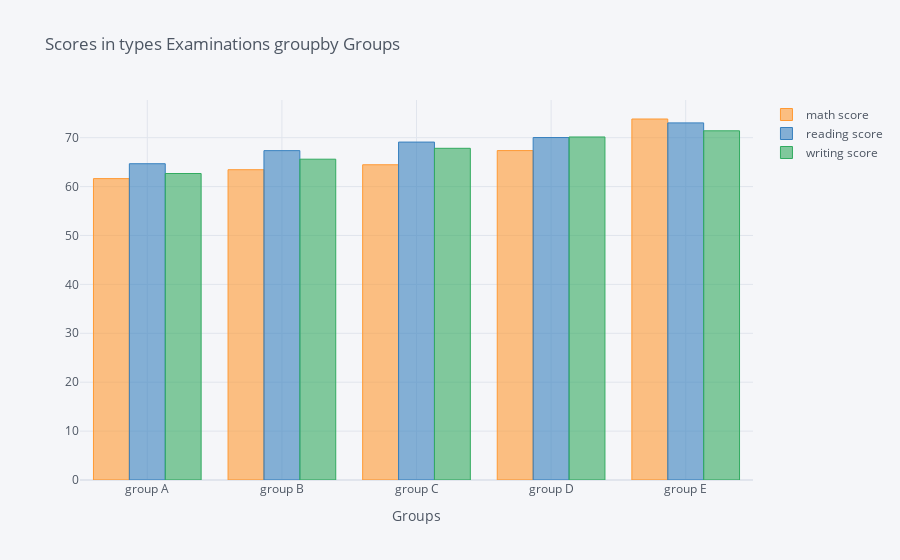

This figure's notebook cell:
### Code cell
sep.groupby('race/ethnicity').mean().iplot(kind = 'bar',xTitle = 'Groups',title = 'Scores in types Examinations groupby Groups')

### Figure 1 — Plotly figure (JSON) as saved in the notebook; plotly's stock layout.template omitted (floating-point values rounded to 4 significant figures)
{"data": [{"marker": {"color": "rgba(255, 153, 51, 0.6)", "line": {"color": "rgba(255, 153, 51, 1.0)", "width": 1}}, "name": "math score", "orientation": "v", "text": "", "type": "bar", "x": ["group A", "group B", "group C", "group D", "group E"], "y": [61.63, 63.45, 64.46, 67.36, 73.82]}, {"marker": {"color": "rgba(55, 128, 191, 0.6)", "line": {"color": "rgba(55, 128, 191, 1.0)", "width": 1}}, "name": "reading score", "orientation": "v", "text": "", "type": "bar", "x": ["group A", "group B", "group C", "group D", "group E"], "y": [64.67, 67.35, 69.1, 70.03, 73.03]}, {"marker": {"color": "rgba(50, 171, 96, 0.6)", "line": {"color": "rgba(50, 171, 96, 1.0)", "width": 1}}, "name": "writing score", "orientation": "v", "text": "", "type": "bar", "x": ["group A", "group B", "group C", "group D", "group E"], "y": [62.67, 65.6, 67.83, 70.15, 71.41]}], "layout": {"legend": {"bgcolor": "#F5F6F9", "font": {"color": "#4D5663"}}, "paper_bgcolor": "#F5F6F9", "plot_bgcolor": "#F5F6F9", "title": {"font": {"color": "#4D5663"}, "text": "Scores in types Examinations groupby Groups"}, "xaxis": {"gridcolor": "#E1E5ED", "showgrid": true, "tickfont": {"color": "#4D5663"}, "title": {"font": {"color": "#4D5663"}, "text": "Groups"}, "zerolinecolor": "#E1E5ED"}, "yaxis": {"gridcolor": "#E1E5ED", "showgrid": true, "tickfont": {"color": "#4D5663"}, "title": {"font": {"color": "#4D5663"}, "text": ""}, "zerolinecolor": "#E1E5ED"}}}
